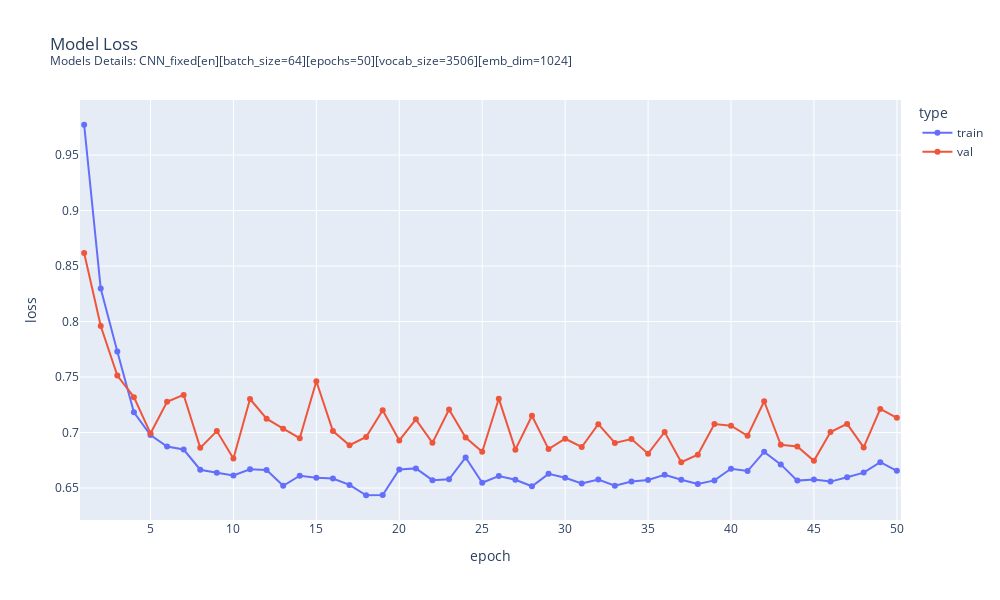

Write notebook code for a chart like this one.
### Markdown cell above
**Visualize the training results**

We plot the training and validation loss, as well as the mean validation accuracy for each class.

### Code cell
plot_model_fit_loss(
    train_loss=global_res_df['training_loss'],
    val_loss=global_res_df['validation_loss'],
    subtitle="Models Details: " + CNN_MODEL.MODEL_DESCRIPTION
)

### Figure 1 — Plotly figure (JSON) as saved in the notebook; plotly's stock layout.template omitted (floating-point values rounded to 4 significant figures)
{"data": [{"hovertemplate": "type=train<br>epoch=%{x}<br>loss=%{y}<extra></extra>", "legendgroup": "train", "line": {"color": "#636efa", "dash": "solid"}, "marker": {"symbol": "circle"}, "mode": "markers+lines", "name": "train", "orientation": "v", "showlegend": true, "type": "scatter", "x": [1, 2, 3, 4, 5, 6, 7, 8, 9, 10, 11, 12, 13, 14, 15, 16, 17, 18, 19, 20, 21, 22, 23, 24, 25, 26, 27, 28, 29, 30, 31, 32, 33, 34, 35, 36, 37, 38, 39, 40, 41, 42, 43, 44, 45, 46, 47, 48, 49, 50], "xaxis": "x", "y": [0.9773, 0.8297, 0.7731, 0.7183, 0.6977, 0.6874, 0.6847, 0.6665, 0.6637, 0.6614, 0.6669, 0.6662, 0.652, 0.6611, 0.6593, 0.6585, 0.6528, 0.6435, 0.6437, 0.6667, 0.6677, 0.6571, 0.6579, 0.6776, 0.6548, 0.6608, 0.6574, 0.6516, 0.6628, 0.6592, 0.6541, 0.6576, 0.6521, 0.6559, 0.6573, 0.662, 0.6574, 0.6537, 0.6569, 0.6674, 0.6653, 0.6826, 0.6713, 0.6567, 0.6577, 0.6558, 0.6597, 0.6639, 0.6733, 0.6655], "yaxis": "y"}, {"hovertemplate": "type=val<br>epoch=%{x}<br>loss=%{y}<extra></extra>", "legendgroup": "val", "line": {"color": "#EF553B", "dash": "solid"}, "marker": {"symbol": "circle"}, "mode": "markers+lines", "name": "val", "orientation": "v", "showlegend": true, "type": "scatter", "x": [1, 2, 3, 4, 5, 6, 7, 8, 9, 10, 11, 12, 13, 14, 15, 16, 17, 18, 19, 20, 21, 22, 23, 24, 25, 26, 27, 28, 29, 30, 31, 32, 33, 34, 35, 36, 37, 38, 39, 40, 41, 42, 43, 44, 45, 46, 47, 48, 49, 50], "xaxis": "x", "y": [0.8618, 0.796, 0.7513, 0.7319, 0.6992, 0.7277, 0.7339, 0.6862, 0.7013, 0.6767, 0.7302, 0.7125, 0.7035, 0.6949, 0.7462, 0.7013, 0.6886, 0.696, 0.7201, 0.6929, 0.7119, 0.6907, 0.7207, 0.6955, 0.6826, 0.7305, 0.6846, 0.7151, 0.6851, 0.6944, 0.687, 0.7075, 0.6906, 0.6942, 0.681, 0.7005, 0.6732, 0.68, 0.7076, 0.7061, 0.697, 0.7282, 0.6889, 0.6874, 0.6745, 0.7005, 0.7078, 0.6866, 0.7213, 0.7133], "yaxis": "y"}], "layout": {"height": 600, "legend": {"title": {"text": "type"}, "tracegroupgap": 0}, "title": {"text": "Model Loss<br><sup>Models Details: CNN_fixed[en][batch_size=64][epochs=50][vocab_size=3506][emb_dim=1024]<sup>"}, "width": 1000, "xaxis": {"anchor": "y", "domain": [0, 1], "range": [0.75, 50.25], "title": {"text": "epoch"}}, "yaxis": {"anchor": "x", "domain": [0, 1], "title": {"text": "loss"}}}}
